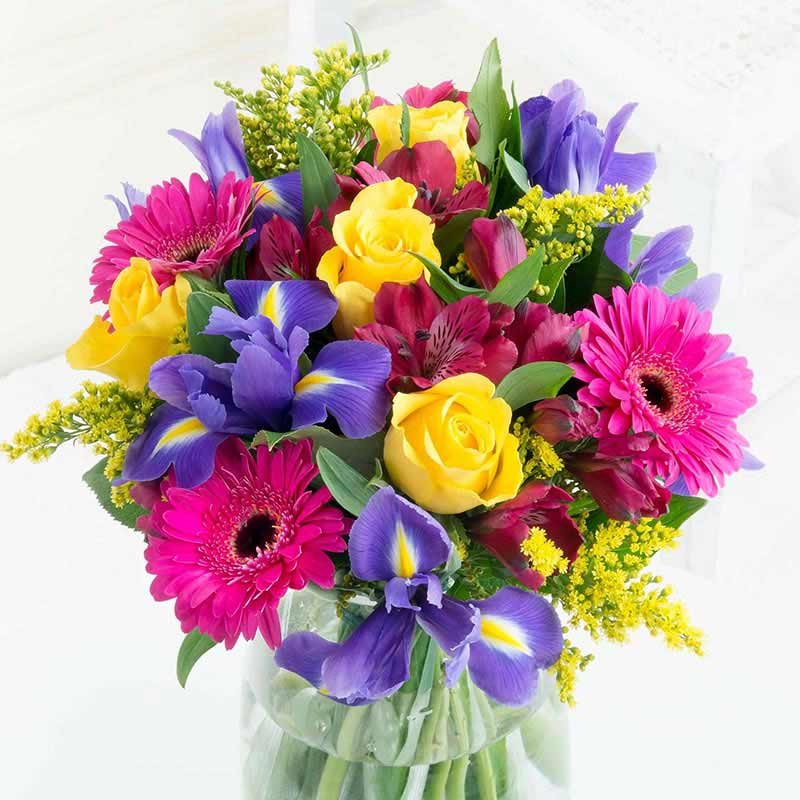
#> input picture Flower.jpg, 800 x 800 px, given in place of the camera
$ python vision.py
#> lines starting #> are read from the running program, lines starting #| are printed output that depends on the picture; after the words box and inside, x2 and y2 are one past the last pixel; in counts of white or black regions, pixels touching at a corner belong together
#!/usr/bin/env python3
import sys
import cv2
import numpy as np


video_capture = cv2.VideoCapture(0)

while True:
    # Capture frame-by-frame
    ret, frame = video_capture.read()
#> frame is the input picture: shape (800, 800, 3); mean B, G, R 165.2, 168.3, 194.9

    #gray = cv2.cvtColor(frame, cv2.COLOR_BGR2GRAY)
    img_hsv=cv2.cvtColor(frame, cv2.COLOR_BGR2HSV)
#> img_hsv: shape (800, 800, 3); mean H, S, V 69.2, 91.3, 206.2

    lower_blue = np.array([110,50,50])
    upper_blue = np.array([130,255,255])

    mask = cv2.inRange(img_hsv, lower_blue, upper_blue)
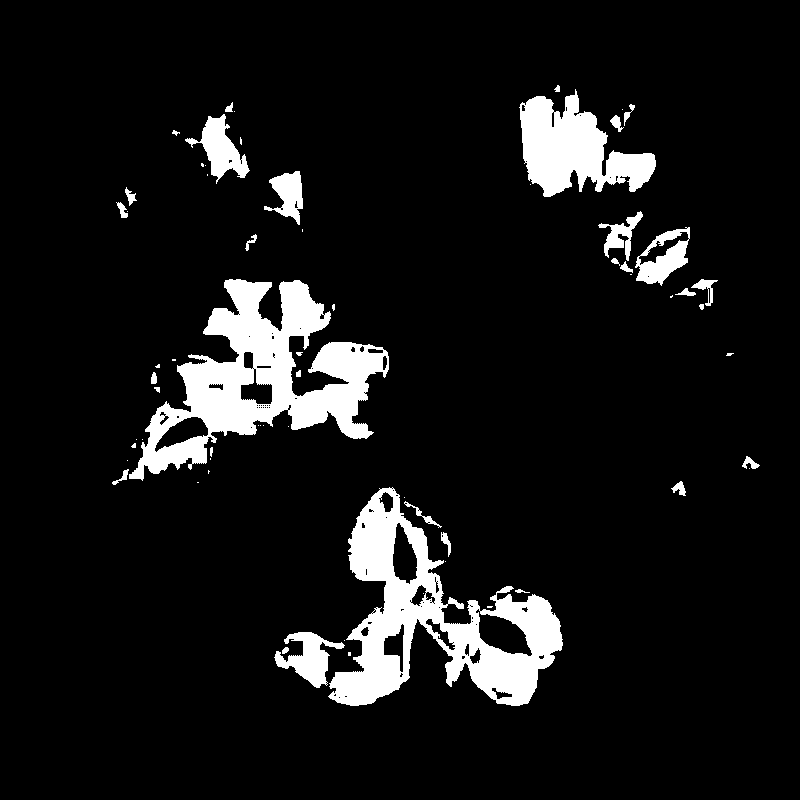
#> mask: shape (800, 800); 8.7% white; 66 white regions (33 under 20 px), largest, box (x1, y1, x2, y2) and area: (129, 279, 389, 481) 19928, (328, 487, 563, 706) 18792, (519, 89, 656, 197) 7870

    res = cv2.bitwise_and(frame,frame, mask= mask)
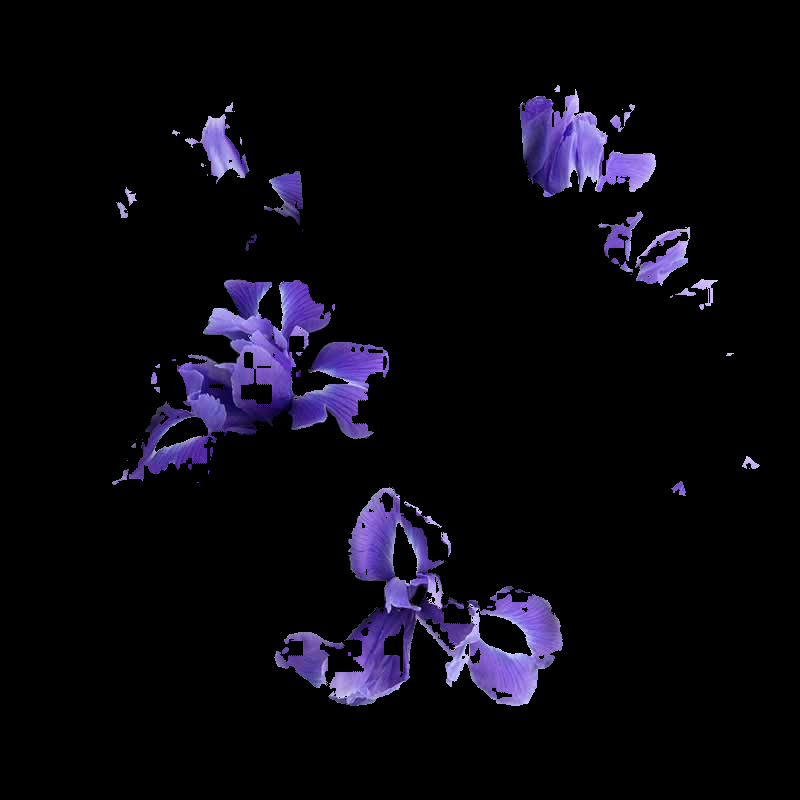
#> res: shape (800, 800, 3); mean B, G, R 15.6, 7.8, 9.7

    cv2.imshow('Video', mask)

    if cv2.waitKey(1) & 0xFF == ord('q'):
#> (key q is pressed here)
        break

# When everything is done, release the capture
video_capture.release()
cv2.destroyAllWindows()
